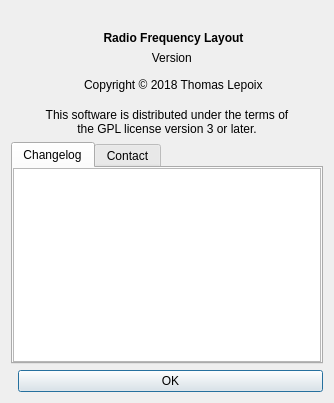
<?xml version="1.0" encoding="UTF-8"?>
<ui version="4.0">
 <class>AboutDialog</class>
 <widget class="QDialog" name="Dialog">
  <property name="windowTitle">
   <string>About Qucs-RFlayout</string>
  </property>
  <layout class="QVBoxLayout" name="vb_main">
   <property name="sizeConstraint">
    <enum>QLayout::SetFixedSize</enum>
   </property>

   <item>
    <layout class="QHBoxLayout" name="hb_about">
     <property name="leftMargin">
      <number>20</number>
     </property>
     <property name="topMargin">
      <number>20</number>
     </property>
     <property name="rightMargin">
      <number>20</number>
     </property>
     <property name="bottomMargin">
      <number>10</number>
     </property>
     <item>
      <widget class="QLabel" name="l_icon">
       <property name="pixmap">
        <pixmap>:/qucsrflayout.128.png</pixmap>
       </property>
       <property name="alignment">
        <set>Qt::AlignCenter</set>
       </property>
      </widget>
     </item>

     <item>
      <layout class="QVBoxLayout" name="vb_about_text">
       <property name="leftMargin">
        <number>40</number>
       </property>
       <property name="rightMargin">
        <number>40</number>
       </property>
       <item>
        <widget class="QLabel" name="l_title">
         <property name="text">
          <string>Radio Frequency Layout</string>
         </property>
         <property name="alignment">
          <set>Qt::AlignCenter</set>
         </property>
         <property name="styleSheet">
          <string notr="true">font-weight:bold;</string>
          <!--string notr="true">font-size:20px; font-weight:bold;</string-->
          <!--string notr="true">font-size:x-large; font-weight:bold;</string-->
         </property>
        </widget>
       </item>
       <item>
        <widget class="QLabel" name="l_version">
         <property name="text">
          <string>Version </string>
         </property>
         <property name="alignment">
          <set>Qt::AlignCenter</set>
         </property>
        </widget>
       </item>
       <item>
        <spacer name="verticalSpacer">
         <property name="orientation">
          <enum>Qt::Vertical</enum>
         </property>
        </spacer>
       </item>
       <item>
        <widget class="QLabel" name="l_copyright">
         <property name="text">
          <string>Copyright © 2018 Thomas Lepoix</string>
         </property>
        </widget>
       </item>
      </layout>
     </item>
    </layout>
   </item>

   <item>
    <widget class="QLabel" name="l_disclaimer">
     <property name="text">
      <string>This software is distributed under the terms of
the GPL license version 3 or later.</string>
     </property>
     <property name="alignment">
      <set>Qt::AlignCenter</set>
     </property>
     <property name="wordWrap">
      <bool>true</bool>
     </property>
     <property name="margin">
      <number>20</number>
     </property>
    </widget>
   </item>

   <item>
    <widget class="QTabWidget" name="tw_more">
     <widget class="QTextBrowser" name="tb_changelog">
      <attribute name="title">
       <string>Changelog</string>
      </attribute>
      <property name="openExternalLinks">
       <bool>true</bool>
      </property>
     </widget>
     <widget class="QTextBrowser" name="tb_contact">
      <attribute name="title">
       <string>Contact</string>
      </attribute>
      <property name="openExternalLinks">
       <bool>true</bool>
      </property>
     </widget>
    </widget>
   </item>

   <item>
    <layout class="QHBoxLayout" name="hb_ok">
     <item>
      <spacer name="horizontalSpacer">
       <property name="orientation">
        <enum>Qt::Horizontal</enum>
       </property>
      </spacer>
     </item>
     <item>
      <widget class="QPushButton" name="pb_ok">
       <property name="text">
        <string>OK</string>
       </property>
      </widget>
     </item>
    </layout>
   </item>

  </layout>
 </widget>
 <resources>
  <include location="resources.qrc"/>
 </resources>
 <connections/>
</ui>
